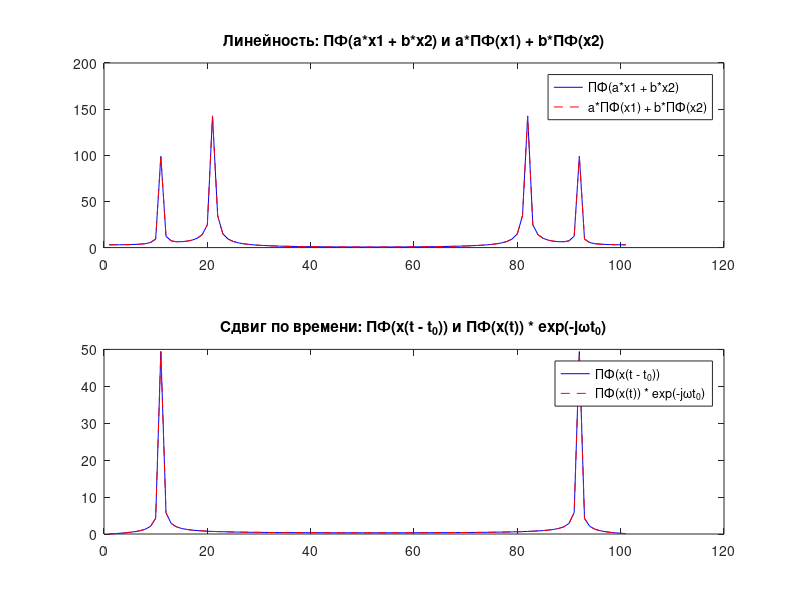
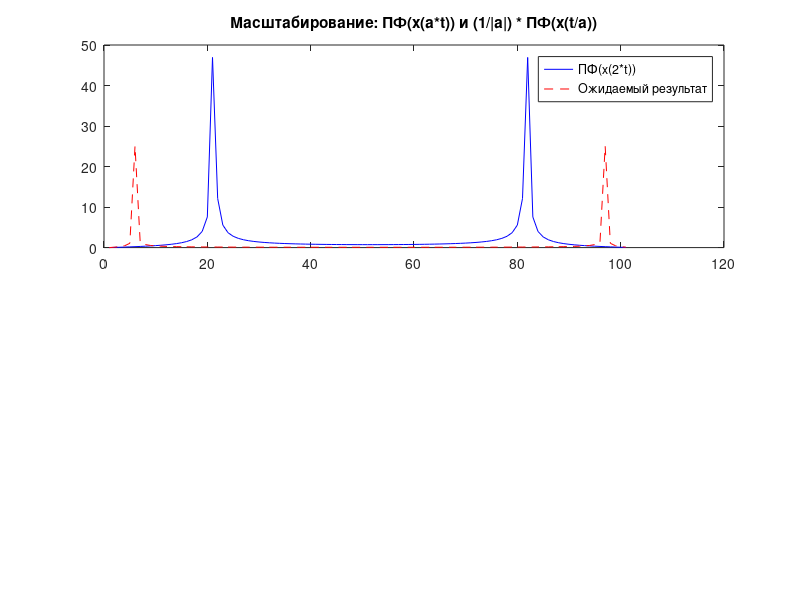
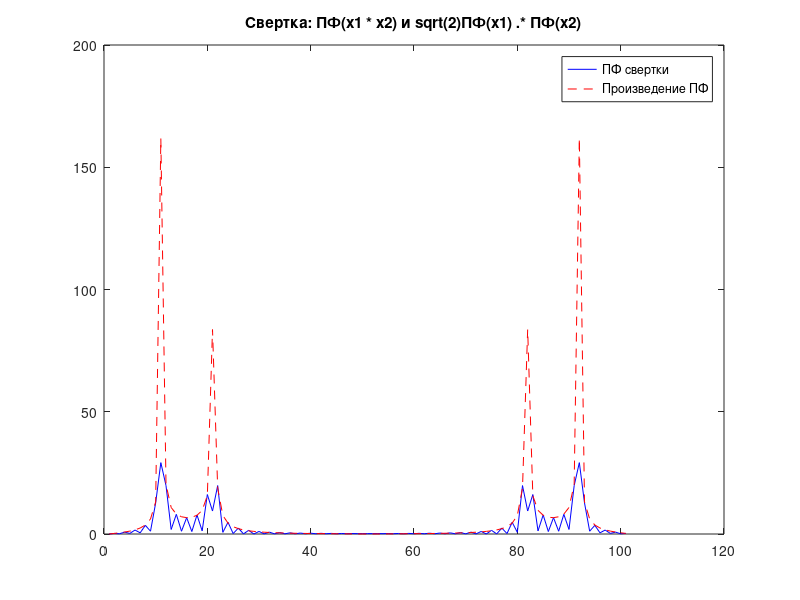
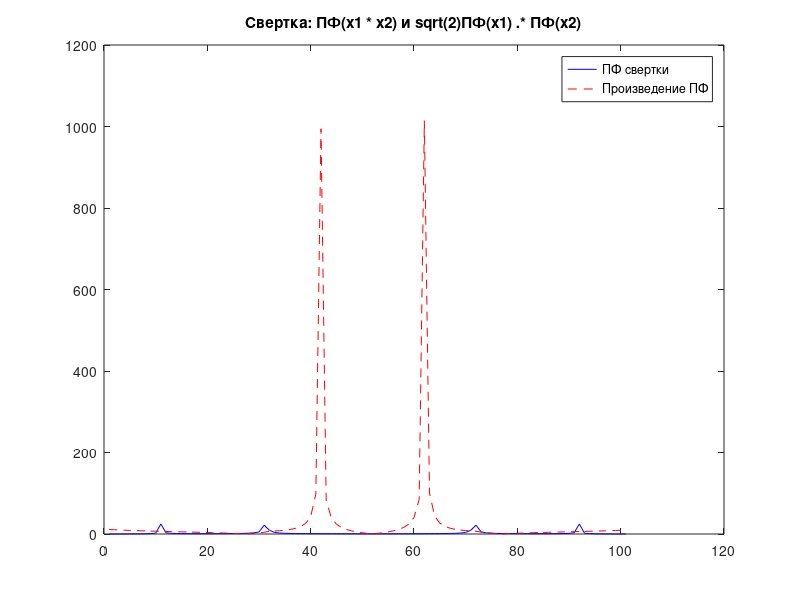

MATLAB code to generate these figures, in order:
% Создадим тестовые сигналы
t = 0:0.01:1; % временная ось
x1 = sin(2*pi*10*t); % синус с частотой 10 Гц
x2 = cos(2*pi*20*t); % косинус с частотой 20 Гц
N = length(t); % длина сигнала

% 1. Линейность
a = 2; b = 3;
x_combined = a*x1 + b*x2;
fft_combined = fft(x_combined);
fft_individual = a*fft(x1) + b*fft(x2);

% Сравнение результатов
figure;
subplot(2,1,1);
plot(abs(fft_combined), 'b'); hold on;
plot(abs(fft_individual), 'r--');
title('Линейность: ПФ(a*x1 + b*x2) и a*ПФ(x1) + b*ПФ(x2)');
legend('ПФ(a*x1 + b*x2)', 'a*ПФ(x1) + b*ПФ(x2)');

% 2. Сдвиг по времени
t_shift = 0.1; % сдвиг на 0.1 секунды
x_shifted = sin(2*pi*10*(t + t_shift)); % сдвиг сигнала во времени
fft_shifted = fft(x_shifted);
fft_original = fft(x1);
omega = 2*pi*(0:N-1)/N; % частотная ось
fft_expected_shifted = fft_original .* exp(-1j*omega*t_shift*N);

% Сравнение результатов
subplot(2,1,2);
plot(abs(fft_shifted), 'b'); hold on;
plot(abs(fft_expected_shifted), 'r--');
title('Сдвиг по времени: ПФ(x(t - t_0)) и ПФ(x(t)) * exp(-jωt_0)');
legend('ПФ(x(t - t_0))', 'ПФ(x(t)) * exp(-jωt_0)');

% 4. Масштабирование
x_scaled = sin(2*pi*10*2*t); % сигнал с измененной частотой
fft_scaled = fft(x_scaled);
fft_original_scaled = fft(sin(pi*10*t));
% Для масштабирования частотной оси
fft_expected_scaled = abs(fft_original_scaled / 2); % учтём масштаб

% Сравнение результатов
figure;
subplot(2,1,1);
plot(abs(fft_scaled), 'b'); hold on;
plot(abs(fft_expected_scaled), 'r--');
title('Масштабирование: ПФ(x(a*t)) и (1/|a|) * ПФ(x(t/a))');
legend('ПФ(x(2*t))', 'Ожидаемый результат');

% 7. Свертка
conv_result = conv(x1, x2, 'same'); % свертка сигналов
fft_conv_result = fft(conv_result);
fft_multiplied = sqrt(2*pi) * fft(x1) .* fft(x2);

% Сравнение результатов
figure;
plot(abs(fft_conv_result), 'b'); hold on;
plot(abs(fft_multiplied), 'r--');
title('Свертка: ПФ(x1 * x2) и sqrt(2)ПФ(x1) .* ПФ(x2)');
legend('ПФ свертки', 'Произведение ПФ');

%8. Свертка
mult_result = x1.*x2; % 
fft_mult_result = fft(mult_result);
fft_conv_multiplied =  conv(fft(x1), fft(x2), 'same')/sqrt(2*pi);

% Сравнение результатов
figure;
plot(abs(fft_mult_result), 'b'); hold on;
plot(abs(fft_conv_multiplied), 'r--');
title('Свертка: ПФ(x1 * x2) и sqrt(2)ПФ(x1) .* ПФ(x2)');
legend('ПФ свертки', 'Произведение ПФ');